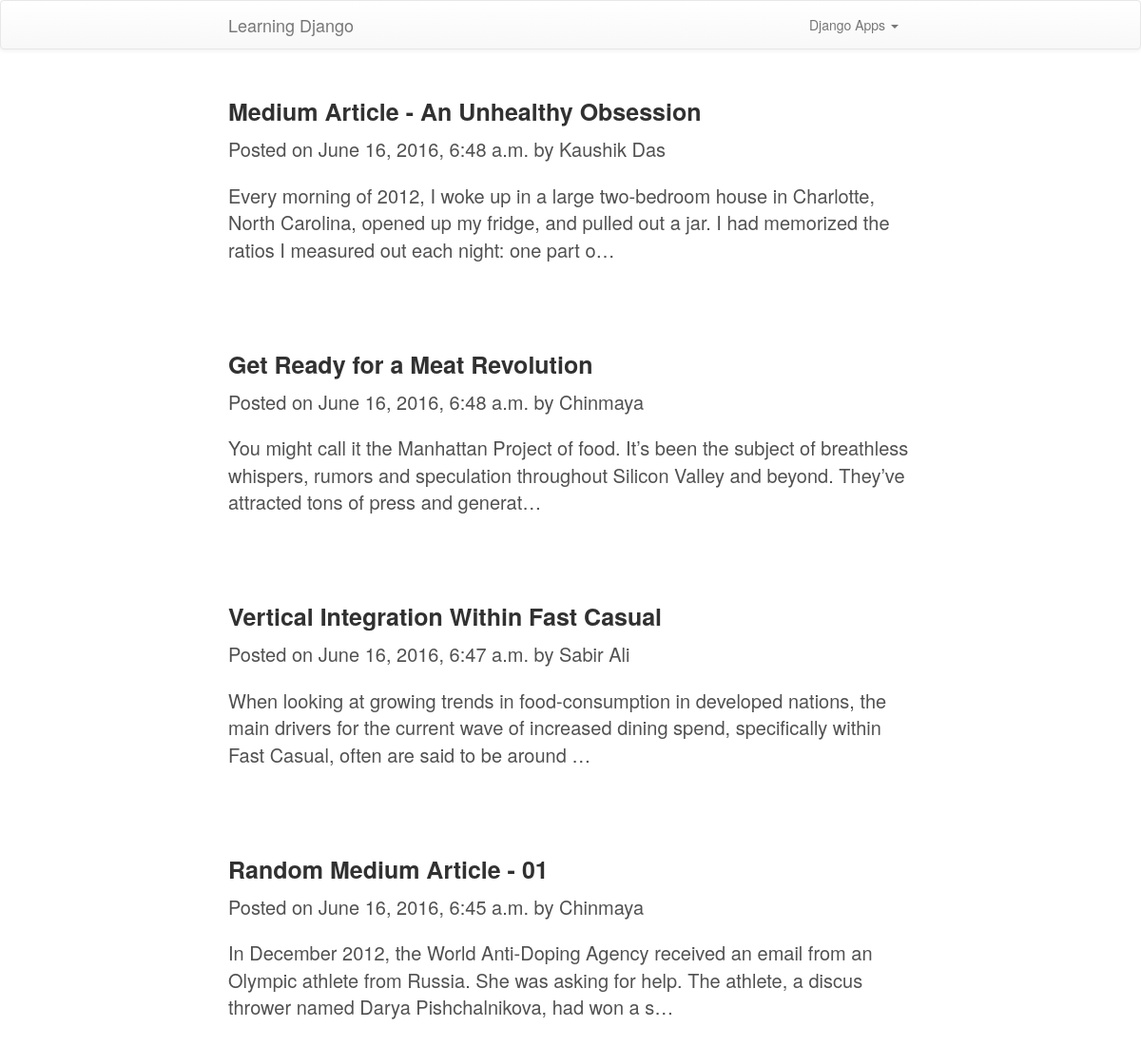
Screenshot of /blog/ with the database file from the repository.
### blog/models.py (models this page shows, shortened)
@python_2_unicode_compatible
class Post(models.Model):
	author = models.ForeignKey(Author, on_delete=models.CASCADE)
	title = models.CharField(max_length=200)
	content = models.TextField()
	pub_date = models.DateTimeField('Date Published')

@python_2_unicode_compatible
class Author(models.Model):
	name = models.CharField(max_length=100)
	age = models.IntegerField()
	email = models.EmailField(max_length=100, blank=False)
	def __str__(self):
		return self.name

### blog/views.py (the view)
class IndexView(generic.ListView):
	template_name = 'blog/index.html'
	context_object_name = 'post_list'
	def get_queryset(self):
		return Post.objects.order_by('-pub_date')[:7]

### blog/templates/blog/index.html (shortened to what this page needs)
{% extends 'blog/base.html' %}
{% block content %}
	<div class="container post-index">
		{% if post_list %}
			{% for post in post_list %}
				<a class="post-title" href="{% url 'blog:detail' post.id %}"><h3>{{ post.title }}</h3></a>
  				<p>Posted on <span class="post-date">{{ post.pub_date }}</span> by <span class="post-author">{{ post.author }}</span></p>
  				<p>{{ post.content | truncatechars:200 }}</p>
			{% endfor %}
		{% else %}
			<p>No blog posts available.</p>
		{% endif %}
	</div>
{% endblock %}

### blog/static/blog/style.css (style rules this page uses)
html { font-family: "Helvetica Neue", Helvetica, Arial, sans-serif; font-size: 16px; line-height: 1.5; }
@media (min-width: 38em) { html { font-size: 20px; } }
body { color: #515151; background-color: #fff; -webkit-text-size-adjust: 100%; -ms-text-size-adjust: 100%; }
h1, h2, h3, h4, h5, h6 { margin-bottom: .5rem; font-weight: bold; line-height: 1.25; color: #313131; text-rendering: optimizeLegibility; }
h3 { margin-top: 1.5rem; font-size: 1.25rem; }
p { margin-top: 0; margin-bottom: 1rem; font-size: 1rem; }
.container { max-width: 38rem; padding-left: 1rem; padding-right: 1rem; margin-left: auto; margin-right: auto; }

### rows the page displays
Post: title "Medium Article - An Unhealthy Obsession", pub_date "June 16, 2016, 6:48 a.m.", author "Kaushik Das", content "Every morning of 2012, I woke up in a large two-bedroom house in Charlotte, North Carolina, opened up my fridge, and pulled out a jar. I had memorized the ratios I measured out each night: one part o…"
Post: title "Get Ready for a Meat Revolution", pub_date "June 16, 2016, 6:48 a.m.", author "Chinmaya", content "You might call it the Manhattan Project of food. It’s been the subject of breathless whispers, rumors and speculation throughout Silicon Valley and beyond. They’ve attracted tons of press and generat…"
Post: title "Vertical Integration Within Fast Casual", pub_date "June 16, 2016, 6:47 a.m.", author "Sabir Ali", content "When looking at growing trends in food-consumption in developed nations, the main drivers for the current wave of increased dining spend, specifically within Fast Casual, often are said to be around …"
Post: title "Random Medium Article - 01", pub_date "June 16, 2016, 6:45 a.m.", author "Chinmaya", content "In December 2012, the World Anti-Doping Agency received an email from an Olympic athlete from Russia. She was asking for help. The athlete, a discus thrower named Darya Pishchalnikova, had won a s…"
